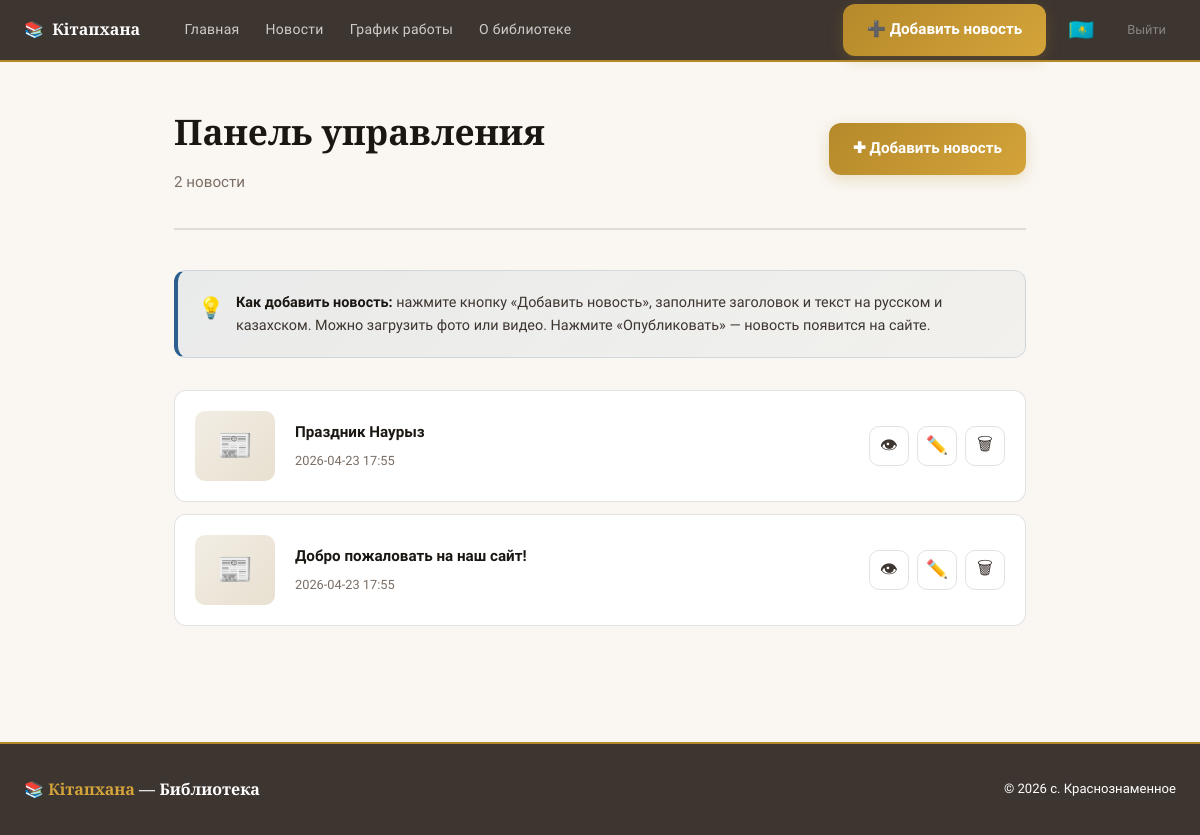
/admin (signed in), run on the app's committed database.
### tables this page shows
CREATE TABLE news (
            id INTEGER PRIMARY KEY AUTOINCREMENT,
            title_ru TEXT, title_kz TEXT,
            body_ru TEXT,  body_kz TEXT,
            image TEXT, created_at TEXT, pinned INTEGER DEFAULT 0
        );

### app.py (the view)
@app.route("/admin")
@require_admin
def admin_panel():
    try:
        with get_db() as conn:
            news = conn.execute("SELECT * FROM news ORDER BY id DESC").fetchall()
        return render_template("admin.html", news=news)
    except Exception as e:
        print(f"[ERROR] admin_panel: {e}")
        return "Ошибка при загрузке панели", 500

### app.py (called while the page is built)
@contextmanager
def get_db():
    conn = sqlite3.connect(DB_NAME)
    conn.row_factory = sqlite3.Row
    try:
        yield conn
        conn.commit()
    except Exception as e:
        conn.rollback()
        print(f"[DB ERROR] {e}")
        raise
    finally:
        conn.close()

def require_admin(f):
    from functools import wraps
    @wraps(f)
    def wrapper(*args, **kwargs):
        if not session.get("admin"):
            return redirect(url_for("login"))
        return f(*args, **kwargs)
    return wrapper

### templates/admin.html (shortened to what this page needs)
{% extends "base.html" %}
{% block content %}
<div class="admin-container" style="padding:2.5rem 1.5rem">
  <div class="admin-header">
    <div class="admin-title-block">
      <h1>Панель управления</h1>
      <p>{{news|length}} новост{{news|length % 10 == 1 and news|length % 100 != 11 and 'ь' or (news|length % 10 in [2,3,4] and news|length % 100 not in [12,13,14] and 'и' or 'ей')}}</p>
    </div>
    <a href="/admin/add" class="btn-add-news">✚ Добавить новость</a>
  </div>
  <div class="admin-tip">
    <div class="admin-tip-icon">💡</div>
    <div class="admin-tip-text">
      <strong>Как добавить новость:</strong> нажмите кнопку «Добавить новость», заполните заголовок и текст на русском и казахском. Можно загрузить фото или видео. Нажмите «Опубликовать» — новость появится на сайте.
    </div>
  </div>
  {% if news %}
  <div>
    {% for item in news %}
    <div class="admin-card">
      {% if item['image'] %}
        {% set ext = item['image'].rsplit('.',1)[1].lower() if '.' in item['image'] else '' %}
        {% if ext in ['mp4','webm'] %}
        <div class="admin-thumb-empty">🎬</div>
        {% else %}
        <img class="admin-thumb" src="/upload/{{item['image']}}" alt="">
        {% endif %}
      {% else %}
      <div class="admin-thumb-empty">📰</div>
      {% endif %}
      <div class="admin-info">
        <div class="admin-title">
          {{item['title_ru']}}
        </div>
        <div class="admin-date">{{item['created_at']}}</div>
      </div>
      <div class="admin-actions">
        <a href="/news/{{item['id']}}" class="btn-admin-action" target="_blank" title="Просмотреть">👁</a>
        <a href="/admin/edit/{{item['id']}}" class="btn-admin-action" title="Редактировать">✏️</a>
        <form action="/admin/delete/{{item['id']}}" method="POST"
              onsubmit="return confirm('Удалить «{{item['title_ru']}}»?')" style="display:inline">
          <button type="submit" class="btn-admin-action danger" title="Удалить">🗑</button>
        </form>
      </div>
    </div>
    {% endfor %}
  </div>
  {% else %}
  <div class="admin-empty">
    <div class="admin-empty-icon">📭</div>
    <p>Новостей пока нет. Добавьте первую!</p>
    <a href="/admin/add" class="btn-add-news">✚ Добавить новость</a>
  </div>
  {% endif %}
</div>
{% endblock %}

### templates/base.html (style rules this page uses)
:root { --cream: #faf7f2; --cream2: #f2ede4; --cream3: #e8e0d0; --ink: #1a1612; --ink2: #3d3530; --ink3: #7a6e65; --gold: #b5892a; --gold2: #d4a43a; --blue: #2a5f8f; --blue2: #3a7ab5; --red: #8f2a2a; --border: rgba(26,22,18,0.12); }
*,*::before,*::after { box-sizing:border-box;margin:0;padding:0 }
html { font-size:16px;scroll-behavior:smooth }
body { font-family:'Geologica',sans-serif; background:var(--cream); color:var(--ink); line-height:1.7; min-height:100vh; }
a { color:var(--blue);text-decoration:none;transition:color .2s }
.btn-add-news { background: linear-gradient(135deg, var(--gold) 0%, var(--gold2) 100%); color: #fff; border: none; padding: 8px 16px; border-radius: 8px; font-weight: 600; font-size: .85rem; cursor: pointer; transition: all .3s; display: inline-flex; align-items: center; gap: 6px; box-shadow: 0 2px 8px rgba(181,137,42,0.2); }

### templates/admin.html (style rules this page uses)
.admin-container { max-width:900px; margin:0 auto; }
.admin-header { display:flex; align-items:center; justify-content:space-between; flex-wrap:wrap; gap:1.5rem; margin-bottom:2.5rem; padding-bottom:2rem; border-bottom:2px solid var(--border); }
.admin-title-block h1 { font-family:'Playfair Display',serif; font-size:2.2rem; font-weight:700; color:var(--ink); margin-bottom:.5rem; }
.admin-title-block p { color:var(--ink3); font-size:.95rem; }
.btn-add-news { background:linear-gradient(135deg, var(--gold) 0%, var(--gold2) 100%); color:#fff; padding:13px 24px; border-radius:12px; border:none; font-weight:600; font-size:.95rem; cursor:pointer; transition:all .3s; display:inline-flex; align-items:center; gap:8px; text-decoration:none; box-shadow:0 4px 15px rgba(181,137,42,0.25); }
.admin-tip { background:linear-gradient(135deg, rgba(42,95,143,.08) 0%, rgba(42,95,143,.04) 100%); border:1px solid rgba(42,95,143,.15); border-left:4px solid var(--blue); border-radius:12px; padding:1.25rem; margin-bottom:2rem; display:flex; gap:12px; align-items:flex-start; }
.admin-tip-icon { font-size:1.3rem; flex-shrink:0; }
.admin-tip-text { font-size:.9rem; color:var(--ink2); line-height:1.6; }
.admin-tip-text strong { color:var(--ink); font-weight:600; }
.admin-card { background:#fff; border:1px solid var(--border); border-radius:12px; padding:1.25rem; margin-bottom:12px; display:flex; align-items:center; gap:1.25rem; transition:all .3s; }
.admin-thumb-empty { width:80px; height:70px; border-radius:10px; background:linear-gradient(135deg, var(--cream2) 0%, var(--cream3) 100%); display:flex; align-items:center; justify-content:center; font-size:1.8rem; flex-shrink:0; }
.admin-info { flex:1; min-width:0; }
.admin-title { font-weight:600; font-size:.95rem; color:var(--ink); white-space:nowrap; overflow:hidden; text-overflow:ellipsis; }
.admin-date { font-size:.8rem; color:var(--ink3); margin-top:4px; }
.admin-actions { display:flex; gap:8px; flex-shrink:0; }
.btn-admin-action { background:transparent; border:1px solid var(--border); border-radius:10px; width:40px; height:40px; display:flex; align-items:center; justify-content:center; cursor:pointer; transition:all .2s; font-size:1.1rem; padding:0; text-decoration:none; color:var(--ink2); }

### data on the page
news: title_ru "Праздник Наурыз", created_at "2026-04-23 17:55"
news: title_ru "Добро пожаловать на наш сайт!", created_at "2026-04-23 17:55"

### other printed values
{{ news|length }} "2"
